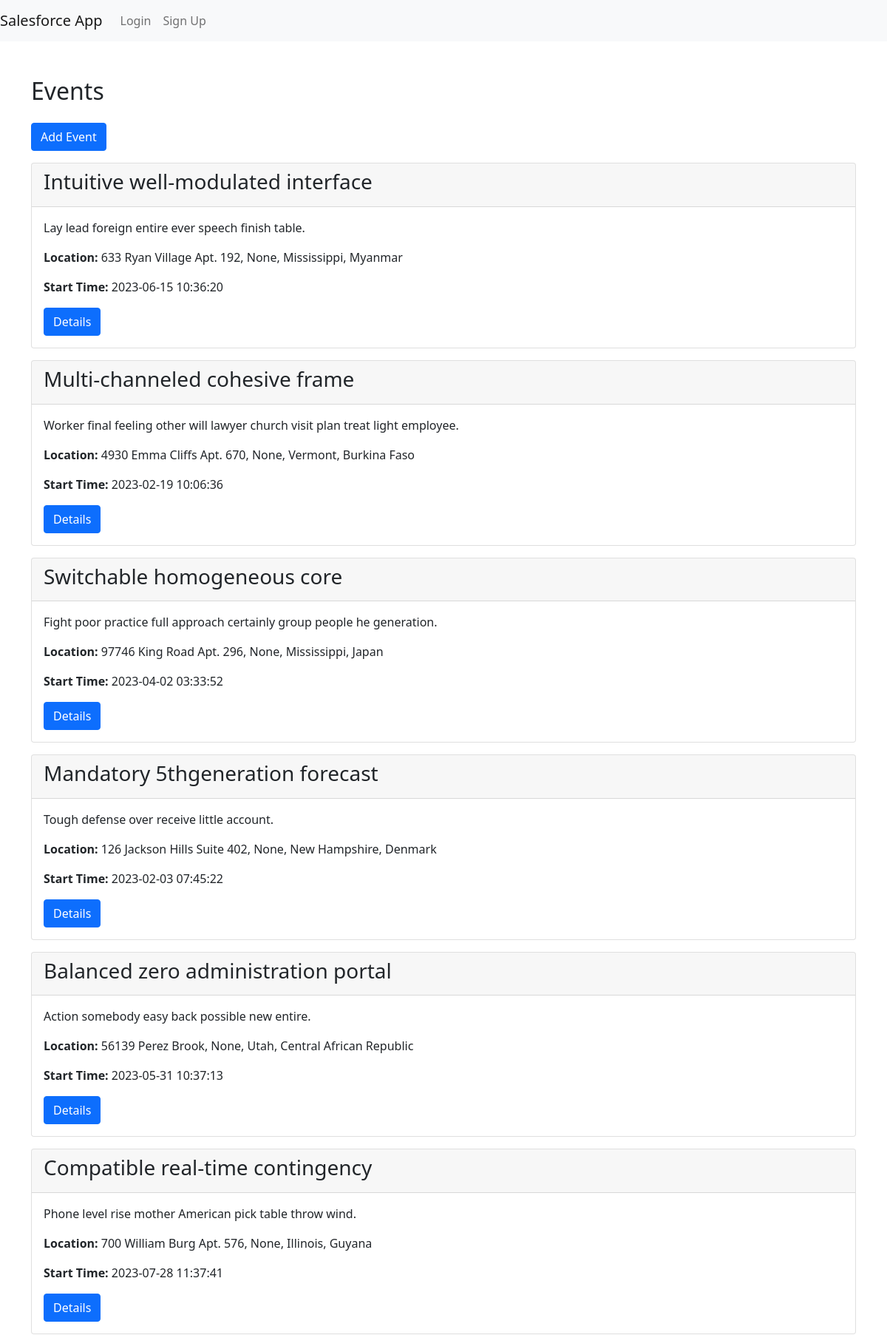
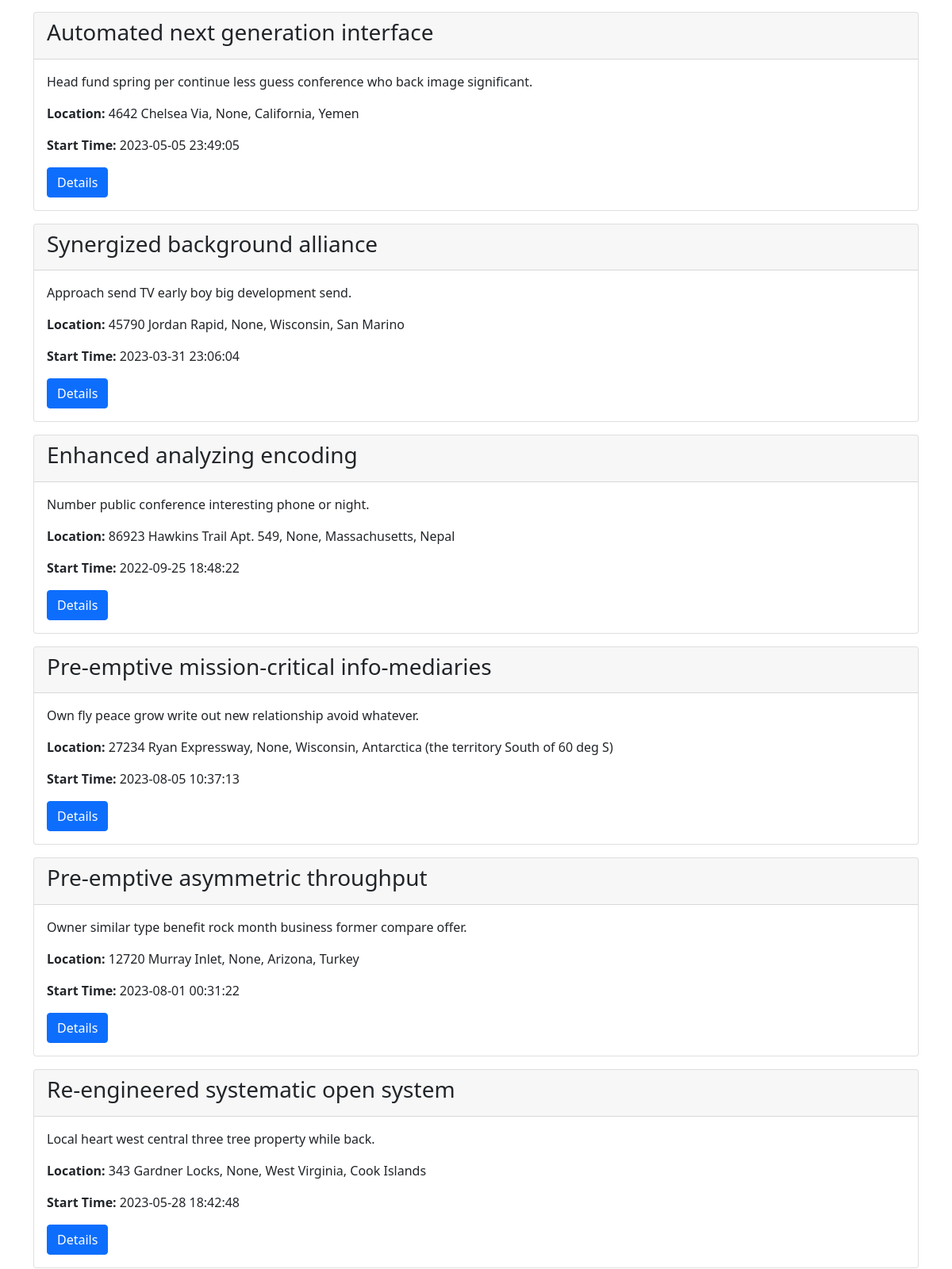
The app's page /events_page (upper part) with its own data (2 pictures, top to bottom).
### app/models.py (models this page shows, shortened)
class Event(db.Model):
    __tablename__ = 'event'
    id = db.Column(db.Integer, primary_key=True)
    name = db.Column(db.String)
    description = db.Column(db.String)
    location = db.relationship('Address', backref='event', uselist=False)
    start_time = db.Column(db.DateTime)
    end_time = db.Column(db.DateTime)
    created_at = db.Column(db.DateTime, default=datetime.utcnow)
    created_by = db.Column(db.String, db.ForeignKey('users.id'))
    audience = db.Column(db.String)
    event_type = db.Column(db.String)
    cost = db.Column(db.Float)
    sponsor = db.Column(db.String)
    expected_attendees = db.Column(db.Integer)
    actual_attendees = db.Column(db.Integer)
    marketing_channel = db.Column(db.String)
    created_by_user = db.relationship('User', backref=db.backref('events', lazy=True))

class Address(db.Model):
    id = db.Column(db.Integer, primary_key=True)
    street = db.Column(db.String(100))
    city = db.Column(db.String(50))
    state = db.Column(db.String(50))
    zip_code = db.Column(db.String(10))
    country = db.Column(db.String(50))
    event_id = db.Column(db.Integer, db.ForeignKey('event.id'))

### main.py (the view)
@app.route('/events_page')
def events_page():
    with app.app_context():
        events = Event.query.options(joinedload(Event.location)).all()
    return render_template('events_page.html', events=events)

### templates/events_page.html (shortened to what this page needs)
{% extends "base.html" %}
{% block content %}
    <div class="container mt-5 animate__animated animate__fadeIn">
        <h2 class="mb-4">Events</h2>
            <a href="/add_event" class="btn btn-primary mb-3 animate__animated animate__pulse animate__delay-1s animate__infinite">Add Event</a>
        {% for event in events %}
            <div class="card mb-3 animate__animated animate__flipInX">
                <div class="card-header">
                    <h3>{{ event.name }}</h3>
                </div>
                <div class="card-body">
                    <p class="card-text">{{ event.description }}</p>
                    <p class="card-text"><strong>Location:</strong> {{ event.location.street|default('N/A') }}, {{ event.location.city|default('N/A') }}, {{ event.location.state|default('N/A') }}, {{ event.location.country|default('N/A') }}</p>
                    {% if event.start_time %}
                        <p class="card-text"><strong>Start Time:</strong> {{ event.start_time.strftime('%Y-%m-%d %H:%M:%S') }}</p>
                    {% endif %}
                    <a class="btn btn-primary" data-bs-toggle="collapse" href="#collapse{{ event.id }}" role="button" aria-expanded="false" aria-controls="collapse{{ event.id }}">Details</a>
                </div>
            </div>
        {% endfor %}
    </div>
{% endblock %}

### records on screen
Event: name "Intuitive well-modulated interface", description "Lay lead foreign entire ever speech finish table.", location.street "633 Ryan Village Apt. 192", location.city "None", location.state "Mississippi", location.country "Myanmar", start_time "2023-06-15 10:36:20"
Event: name "Multi-channeled cohesive frame", description "Worker final feeling other will lawyer church visit plan treat light employee.", location.street "4930 Emma Cliffs Apt. 670", location.city "None", location.state "Vermont", location.country "Burkina Faso", start_time "2023-02-19 10:06:36"
Event: name "Switchable homogeneous core", description "Fight poor practice full approach certainly group people he generation.", location.street "97746 King Road Apt. 296", location.city "None", location.state "Mississippi", location.country "Japan", start_time "2023-04-02 03:33:52"
Event: name "Mandatory 5thgeneration forecast", description "Tough defense over receive little account.", location.street "126 Jackson Hills Suite 402", location.city "None", location.state "New Hampshire", location.country "Denmark", start_time "2023-02-03 07:45:22"
Event: name "Balanced zero administration portal", description "Action somebody easy back possible new entire.", location.street "56139 Perez Brook", location.city "None", location.state "Utah", location.country "Central African Republic", start_time "2023-05-31 10:37:13"
Event: name "Compatible real-time contingency", description "Phone level rise mother American pick table throw wind.", location.street "700 William Burg Apt. 576", location.city "None", location.state "Illinois", location.country "Guyana", start_time "2023-07-28 11:37:41"
Event: name "Automated next generation interface", description "Head fund spring per continue less guess conference who back image significant.", location.street "4642 Chelsea Via", location.city "None", location.state "California", location.country "Yemen", start_time "2023-05-05 23:49:05"
Event: name "Synergized background alliance", description "Approach send TV early boy big development send.", location.street "45790 Jordan Rapid", location.city "None", location.state "Wisconsin", location.country "San Marino", start_time "2023-03-31 23:06:04"
Event: name "Enhanced analyzing encoding", description "Number public conference interesting phone or night.", location.street "86923 Hawkins Trail Apt. 549", location.city "None", location.state "Massachusetts", location.country "Nepal", start_time "2022-09-25 18:48:22"
Event: name "Pre-emptive mission-critical info-mediaries", description "Own fly peace grow write out new relationship avoid whatever.", location.street "27234 Ryan Expressway", location.city "None", location.state "Wisconsin", location.country "Antarctica (the territory South of 60 deg S)", start_time "2023-08-05 10:37:13"
Event: name "Pre-emptive asymmetric throughput", description "Owner similar type benefit rock month business former compare offer.", location.street "12720 Murray Inlet", location.city "None", location.state "Arizona", location.country "Turkey", start_time "2023-08-01 00:31:22"
Event: name "Re-engineered systematic open system", description "Local heart west central three tree property while back.", location.street "343 Gardner Locks", location.city "None", location.state "West Virginia", location.country "Cook Islands", start_time "2023-05-28 18:42:48"
